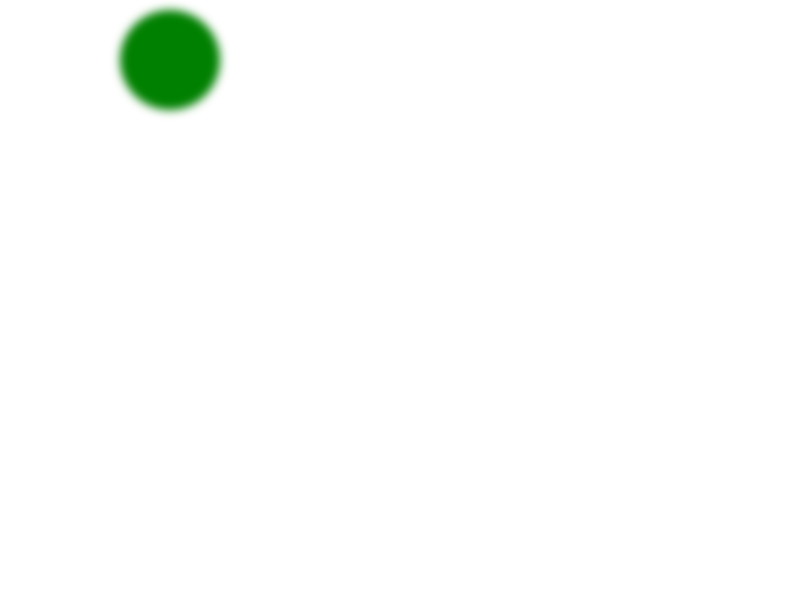

Generate this figure with Python:
import os
import sys

# module = os.path.dirname(os.path.dirname(os.path.abspath(__file__)))
sys.path.insert(0, ".")
# sys.path.insert(1, module)
src = os.path.join(os.path.dirname(os.path.dirname(os.getcwd())), 'src')
sys.path.insert(1, src)
# print(src)
# print(module)

try:
    from netkiller.svg.ScalableVectorGraphics import Svg
    from netkiller.svg.elements import Circle
    from netkiller.svg.filter import Filter, feGaussianBlur


except ImportError as err:
    print("Error: %s" % (err))
    exit()


def main():
    svg = Svg(800, 600)
    # svg.link("style.css")
    svg.title("Test")
    svg.desc("https://www.netkiller.cn")
    filter = Filter(id="blurMe")
    filter.append(feGaussianBlur(inn="SourceGraphic", stdDeviation="5"))
    svg.defs(filter)

    svg.append(Circle(cx="170", cy="60", r="50", fill="green", filter="url(#blurMe)"))

    svg.save('filter.svg')


if __name__ == "__main__":
    main()
